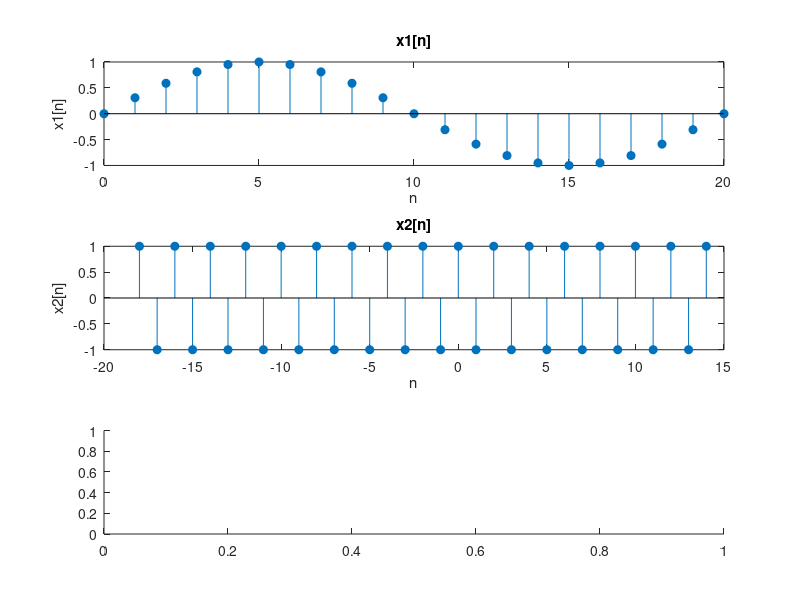

MATLAB code to generate this figure: (Note: this script raises an error after producing the figure.)
n=0:20;
n1=-18:14;
f=0.05;
x1=sin(2*f*pi*n);
x2(mod(n1,2)==0)=1;
x2(mod(n1,2)~=0)=-1;
y=conv(x1,x2);


subplot(3,1,1);
stem(n,x1,"filled");
title("x1[n]");
xlabel('n');
ylabel('x1[n]');

subplot(3,1,2);
stem(n1,x2,"filled");
title("x2[n]");
xlabel('n');
ylabel('x2[n]');

subplot(3,1,3);
conv_n=-(length(x1)+length(x2)-2)/2;
stem(conv_n, y, 'filled');
title("convolution (y)");
xlabel('n');
ylabel('y[n]');
